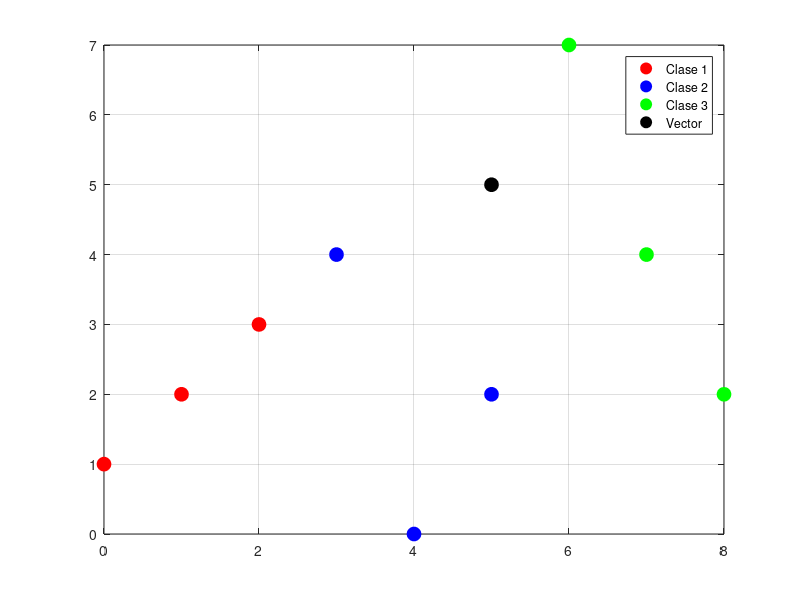

The MATLAB source for this figure:
%archivos terminación .m

%comentar codigo

clc %limpia pantalla
clear %limpia todo
close all %cierra todo
warning off all %apaga o inhibe las advertencias

disp("mensaje") % imprime el mensaje

%Definición de clases

% si se coloca un ; al final de la declaración, no se imprimirá en la pantalla
% Se puede usar el comando "whos" para revisar las variables declaradas
c1 = [0 2 1; 1 3 2]; % Se considera una fila cada conjunto antes de ;
c2 = [3 4 5; 4 0 2];
c3 = [6 7 8; 7 4 2];
vx = input("Dame la coordenada del vector en x=");
vy = input("Dame la coordenada del vector en y=");
x = [vx; vy]
%x = [5; -2]

%Graficando clases
figure(1)
plot(c1(1,:), c1(2,:), 'ro', 'MarkerSize', 10, 'MarkerFaceColor', 'r')
grid on %Crea la cuadrícula
hold on %Mantiene lo ya graficado, solo se necesita colocar una vez
plot(c2(1,:), c2(2,:), 'bo', 'MarkerSize', 10, 'MarkerFaceColor', 'b')
plot(c3(1,:), c3(2,:), 'go', 'MarkerSize', 10, 'MarkerFaceColor', 'g')
plot(x(1,:), x(2,:), 'ko', 'MarkerSize', 10, 'MarkerFaceColor', 'k')
legend('Clase 1', 'Clase 2', 'Clase 3', 'Vector') %Le da nombre de acuerdo al orden de los plots

% Calculo del centroide
c1x= (1/length(c1))*sum(c1(1,:));
c1y= (1/length(c1))*sum(c1(2,:));
m1= [c1x; c1y]

c2x= (1/length(c2))*sum(c2(1,:));
c2y= (1/length(c2))*sum(c2(2,:));
m2= [c2x; c2y]

c3x= (1/length(c3))*sum(c3(1,:));
c3y= (1/length(c3))*sum(c3(2,:));
m3= [c3x; c3y]

media1= mean(c1, 2); %Define el arreglo a utilizar y el # de dimensiones

%Calculo de las distancias
dist1= norm(x-m1);
dist2= norm(x-m2);
dist3= norm(x-m3);

dist_total = [dist1 dist2 dist3]
dist1_normalizada = (dist1/sum(dist_total))*100; %Conversión en porcentaje para asegurar una medida escalar
dist2_normalizada = (dist2/sum(dist_total))*100;
dist3_normalizada = (dist3/sum(dist_total))*100;

dist_tot_norma = [dist1_normalizada dist2_normalizada dist3_normalizada]

%Encontrar el minimo
minimo = min(min(dist_tot_norma)) %Min da un renglón, min min da el valor unico

dato = find(dist_tot_norma==minimo) %Busca la posicion de un elemento en un arreglo

% Toma de decision buscada es:
fprintf("El vector x pertenece a la clase %d\n", dato)
